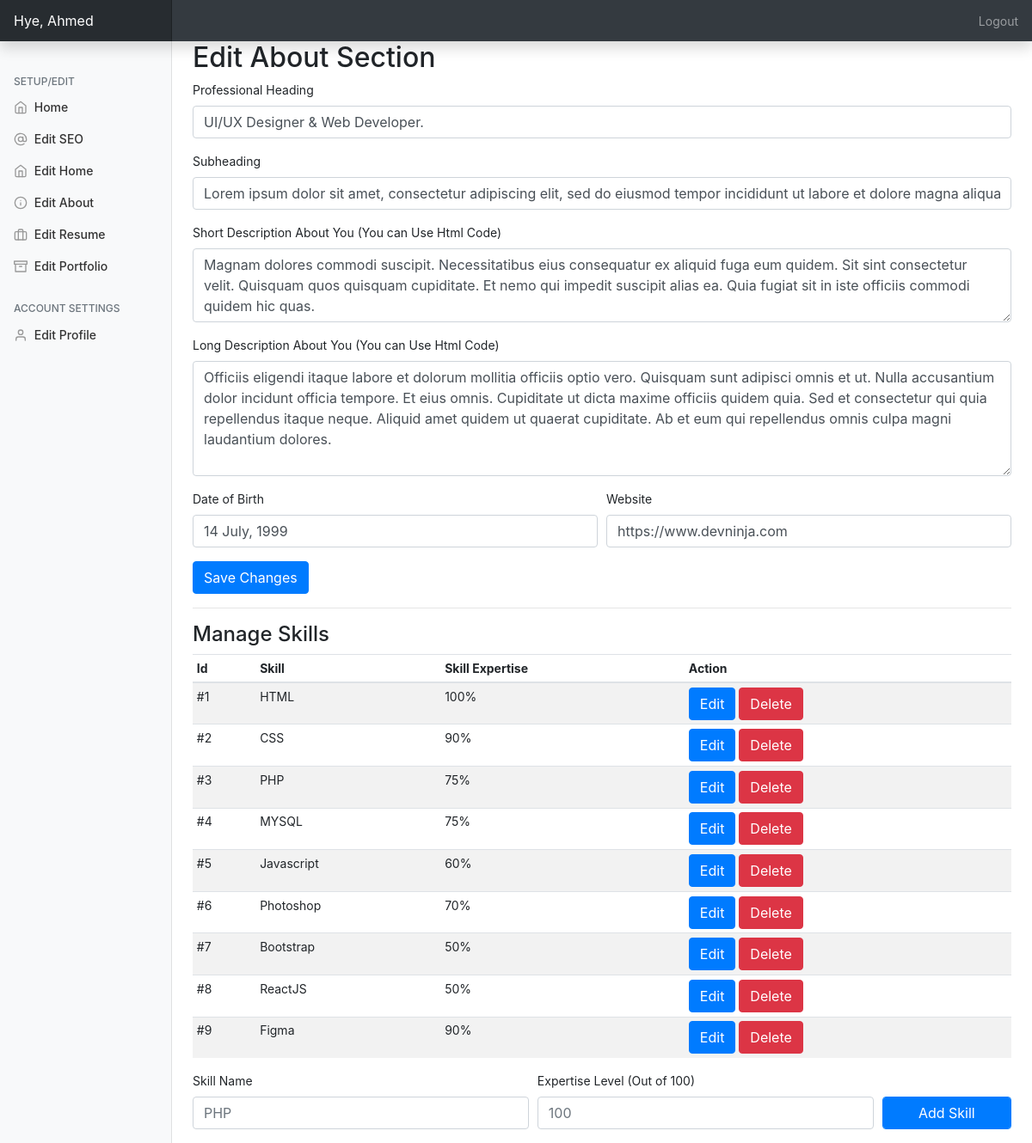
Page /admin/?editabout=true (signed in) on the committed database.
### tables this page shows
CREATE TABLE `personal_setup` (
  `id` int(11) NOT NULL,
  `profilepic` varchar(250) NOT NULL,
  `name` varchar(250) NOT NULL,
  `twitter` varchar(200) NOT NULL,
  `facebook` varchar(200) NOT NULL,
  `instagram` varchar(200) NOT NULL,
  `skype` varchar(200) NOT NULL,
  `linkedin` varchar(200) NOT NULL,
  `github` varchar(200) NOT NULL,
  `homewallpaper` varchar(200) NOT NULL,
  `professions` varchar(200) NOT NULL,
  `location` text NOT NULL,
  `mobile` varchar(200) NOT NULL,
  `emailid` varchar(200) NOT NULL
);

CREATE TABLE `aboutus_setup` (
  `id` int(11) NOT NULL,
  `shortdesc` text NOT NULL,
  `heading` text NOT NULL,
  `subheading` text NOT NULL,
  `longdesc` text NOT NULL,
  `website` varchar(250) NOT NULL,
  `dob` varchar(250) NOT NULL
);

CREATE TABLE `skills` (
  `id` int(11) NOT NULL,
  `skill` varchar(250) NOT NULL,
  `score` varchar(250) NOT NULL
);

### admin/php/about.php (the view, shortened to what this page needs)
<h2>Edit About Section</h2>
         <form method="post" action="php/uabout.php">
         <div class="form-row">
             <div class="form-group col-md-12">
    <label for="ptitle">Professional Heading</label>
    <input type="text" name="ptitle" value="<?=$data['heading']?>" class="form-control" id="ptitle" placeholder="Web Developer/PHP Developer">
  </div>
        <div class="form-group col-md-12">
    <label for="psubtitle">Subheading</label>
    <input type="text" name="psubtitle" value="<?=$data['subheading']?>" class="form-control" id="psubtitle" placeholder="Currently Working at ETC Pvt. Ltd.">
  </div>
    <div class="form-group col-md-12">
    <label for="exampleFormControlTextarea1">Short Description About You (You can Use Html Code)</label>
    <textarea class="form-control" name="shortdesc" id="exampleFormControlTextarea1" rows="3" placeholder="I am ambitious and driven. I thrive on challenge and constantly set goals for myself, so I have something to strive towards. I'm not comfortable with settling, and I'm always looking for an opportunity to do better and achieve greatness. In my previous role, I was promoted three times in less than two years."><?=$data['shortdesc'];?></textarea>
  </div>
        <div class="form-group col-md-12">
    <label for="exampleFormControlTextarea1">Long Description About You (You can Use Html Code)</label>
    <textarea class="form-control" id="exampleFormControlTextarea1" rows="5" name="longdesc" placeholder="I am a person who is positive about every aspect of life. There are many things I like to do, to see, and to experience. I like to read, I like to write; I like to think, I like to dream; I like to talk, I like to listen. I like to see the sunrise in the morning, I like to see the moonlight at night; I like to feel the music flowing on my face, I like to smell the wind coming from the ocean. I like to look at the clouds in the sky with a blank mind, I like to do thought experiment when I cannot sleep in the middle of the night. I like flowers in spring, rain in summer, leaves in autumn, and snow in winter. I like to sleep early, I like to get up late; I like to be alone, I like to be surrounded by people. I like country’s peace, I like metropolis’ noise; I like the beautiful west lake in Hangzhou, I like the flat cornfield in Champaign. I like delicious food and comfortable shoes; I like good books and romantic movies. I like the land and the nature, I like people. And, I like to laugh."><?=$data['longdesc'];?>
    </textarea>
  </div>
        <div class="form-group col-md-6">
    <label for="bd">Date of Birth</label>
    <input type="text" name="dob" value="<?=$data['dob']?>" class="form-control" id="dob" placeholder="05 Oct, 2005">
  </div>
        <div class="form-group col-md-6">
    <label for="website">Website</label>
    <input type="text" name="website" value="<?=$data['website']?>" class="form-control" id="website" placeholder="https://allaboutahmed.site">
  </div>
         </div>
         <input type="submit" name="save" class="btn btn-primary" value="Save Changes">
         </form>
         <hr>
         <h4 ID="skillsection">Manage Skills</h4>
         <table class="table table-striped table-sm">
          <thead>
            <tr>
              <th>Id</th>
              <th>Skill</th>
              <th>Skill Expertise</th>
              <th>Action</th>
            </tr>
          </thead>
          <tbody>
         <?php
$query2="SELECT * FROM skills";
$queryrun2=mysqli_query($db,$query2);
$count=1;
while($data2=mysqli_fetch_array($queryrun2)){
    ?>
     <tr>
          <td>#<?=$count?></td>
              <td><?=$data2['skill']?></td>
         <td><?=$data2['score']?>%</td>
         <td><button type="button" class="btn btn-primary" data-toggle="modal" data-target="#modal<?=$data2['id']?>">
  Edit
</button> <a href="php/supdate.php?del=<?=$data2['id']?>"><button type="button" class="btn btn-danger" data-toggle="modal" data-target="#exampleModal">
  Delete
             </button></a></td>
            </tr>
         <?php $count++;
} ?>
             </tbody></table>
             <form action="php/supdate.php" method="post">
                 <div class="form-row">
                     <div class="form-group col-md-5">
    <label for="sn">Skill Name</label>
    <input type="text" name="skill" class="form-control" id="website" placeholder="PHP" required>
  </div><div class="form-group col-md-5">
    <label for="website">Expertise Level (Out of 100)</label>
    <input type="text" name="score" class="form-control" id="website" placeholder="100" required>
  </div>
   <div class="form-group col-md-2">
     <label class="text-white">submit</label>
      <input type="submit" name="addskill" class="btn btn-primary form-control" value="Add Skill">
   </div>
                 </div>
             </form>

### admin/css/dashboard.css (style rules this page uses)
body { font-size: .875rem; }

### rows in the picture
personal_setup: ptitle "UI/UX Designer & Web Developer.", psubtitle "Lorem ipsum dolor sit amet, consectetur adipiscing elit, sed do eiusmod tempor incididunt ut labore et dolore magna aliqua.", shortdesc "Magnam dolores commodi suscipit. Necessitatibus eius consequatur ex aliquid fuga eum quidem. Sit sint consectetur velit. Quisquam quos quisquam cupiditate. Et nemo qui impedit suscipit alias ea. Quia fugiat sit in iste officiis commodi quidem hic quas.", longdesc "Officiis eligendi itaque labore et dolorum mollitia officiis optio vero. Quisquam sunt adipisci omnis et ut. Nulla accusantium dolor incidunt officia tempore. Et eius omnis. Cupiditate ut dicta maxime officiis quidem quia. Sed et consectetur qui quia repellendus itaque neque. Aliquid amet quidem ut quaerat cupiditate. Ab et eum qui repellendus omnis culpa magni laudantium dolores.", dob "14 July, 1999", website "https://www.devninja.com"
skills: skill "HTML", score "100"
skills: skill "CSS", score "90"
skills: skill "PHP", score "75"
skills: skill "MYSQL", score "75"
skills: skill "Javascript", score "60"
skills: skill "Photoshop", score "70"
skills: skill "Bootstrap", score "50"
skills: skill "ReactJS", score "50"
skills: skill "Figma", score "90"

### other values in the picture
$_SESSION['username'] "Ahmed"
